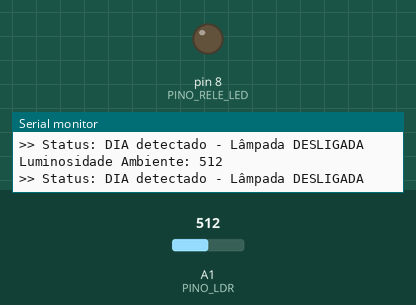
Bench run of a sketch on a simulated Arduino Uno, built with avr-gcc and run on an emulated ATmega328P. Shown: output pins drawn as LEDs (lit = HIGH), the last lines printed to the serial monitor. The inputs (shaded band) are chosen by the test bench; at power-on: A1 (PINO_LDR) = 512.

Above: at 1.8 s.
1.9 s: A1 (PINO_LDR) set to 481
At 3.2 s:
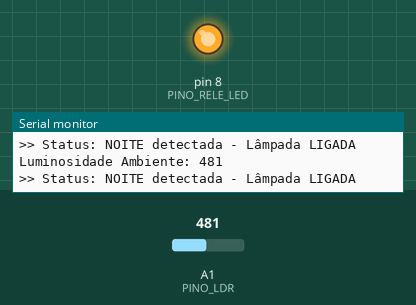
3.5 s: A1 (PINO_LDR) set to 510
At 4.5 s:
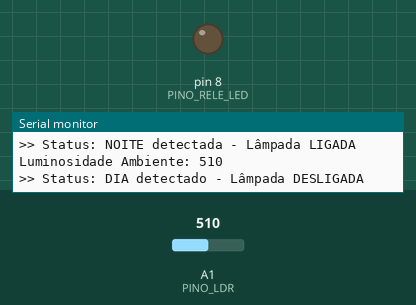
5.5 s: A1 (PINO_LDR) set to 490
At 6.7 s:
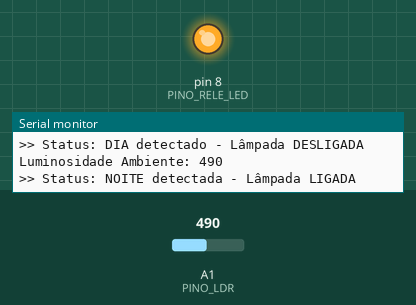
Timing chart, 0 to 8.5 s (numbered marks = the images above; inputs shaded):
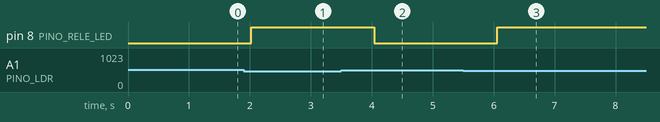

The sketch:

Projeto_05_Sensor_LDR_Iluminacao_Automatica.ino
```cpp
// Projeto 5: Iluminação Pública Inteligente com Sensor LDR Fotoresistor
const int PINO_LDR = A1;       // Entrada analógica do divisor de tensão com LDR
const int PINO_RELE_LED = 8;   // Saída digital de controle da lâmpada
const int LIMIAR_LUZ = 500;    // Ponto de corte para detecção de noite/escuro

void setup() {
  Serial.begin(9600);
  pinMode(PINO_RELE_LED, OUTPUT);
}

void loop() {
  int nivel_luz = analogRead(PINO_LDR);

  Serial.print("Luminosidade Ambiente: ");
  Serial.println(nivel_luz);

  if (nivel_luz < LIMIAR_LUZ) {
    digitalWrite(PINO_RELE_LED, HIGH); // Ambiente escuro: acende a luz
    Serial.println(">> Status: NOITE detectada - Lâmpada LIGADA");
  } else {
    digitalWrite(PINO_RELE_LED, LOW);  // Ambiente claro: apaga a luz
    Serial.println(">> Status: DIA detectado - Lâmpada DESLIGADA");
  }

  delay(1000);
}
```

Measured:
- the behaviour switches between 500 and 499 on A1 (PINO_LDR) (found by bisection; images 0 and 1)
- after the input at 1.9 s, pin 8 (PINO_RELE_LED): LOW → HIGH after 0.12 s
- after the input at 3.5 s, pin 8 (PINO_RELE_LED): HIGH → LOW after 0.54 s
- after the input at 5.5 s, pin 8 (PINO_RELE_LED): LOW → HIGH after 0.56 s
